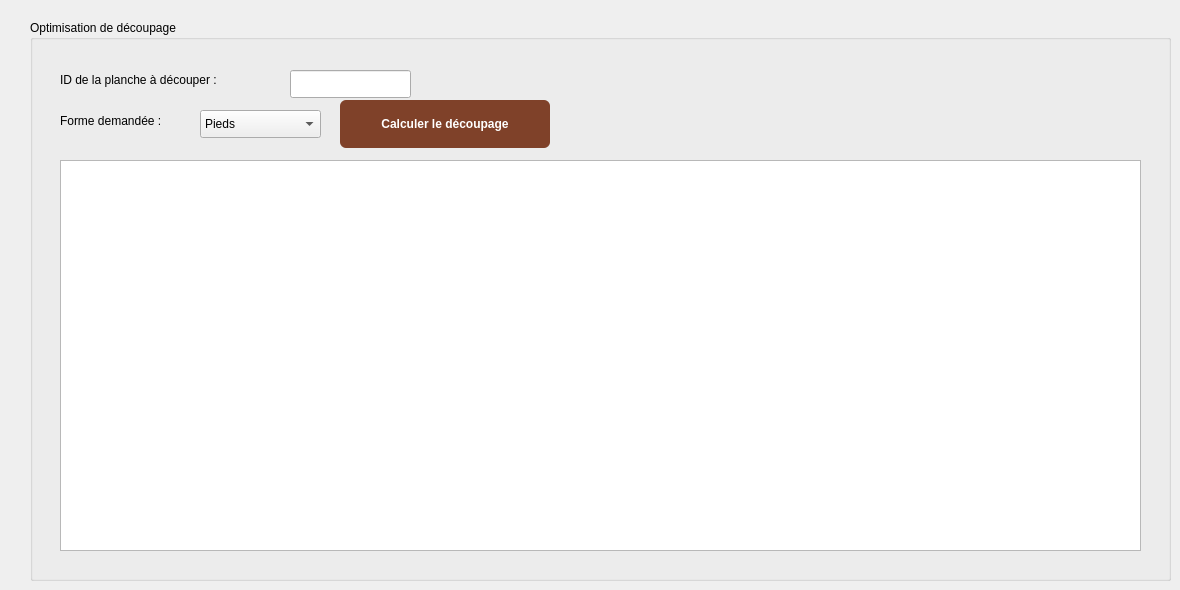
      <widget class="QWidget" name="tab_optimisatione_7">
       <attribute name="title">
        <string>Optimisation</string>
       </attribute>
       <widget class="QGroupBox" name="groupBox_14">
        <property name="geometry">
         <rect>
          <x>30</x>
          <y>20</y>
          <width>1141</width>
          <height>561</height>
         </rect>
        </property>
        <property name="title">
         <string>Optimisation de découpage</string>
        </property>
        <widget class="QLabel" name="label_long">
         <property name="geometry">
          <rect>
           <x>30</x>
           <y>50</y>
           <width>221</width>
           <height>20</height>
          </rect>
         </property>
         <property name="text">
          <string>ID de la planche à découper :</string>
         </property>
        </widget>
        <widget class="QLineEdit" name="la_id_14">
         <property name="geometry">
          <rect>
           <x>260</x>
           <y>50</y>
           <width>121</width>
           <height>28</height>
          </rect>
         </property>
        </widget>
        <widget class="QLabel" name="label_formedem">
         <property name="geometry">
          <rect>
           <x>30</x>
           <y>90</y>
           <width>131</width>
           <height>21</height>
          </rect>
         </property>
         <property name="text">
          <string>Forme demandée :</string>
         </property>
        </widget>
        <widget class="QComboBox" name="la_forme_7">
         <property name="geometry">
          <rect>
           <x>170</x>
           <y>90</y>
           <width>121</width>
           <height>28</height>
          </rect>
         </property>
         <item>
          <property name="text">
           <string>Pieds</string>
          </property>
         </item>
         <item>
          <property name="text">
           <string>Traverses</string>
          </property>
         </item>
         <item>
          <property name="text">
           <string>Socle</string>
          </property>
         </item>
         <item>
          <property name="text">
           <string>Plateau</string>
          </property>
         </item>
         <item>
          <property name="text">
           <string>Façade</string>
          </property>
         </item>
        </widget>
        <widget class="QPushButton" name="calcul_decoupage_7">
         <property name="geometry">
          <rect>
           <x>310</x>
           <y>80</y>
           <width>210</width>
           <height>48</height>
          </rect>
         </property>
         <property name="styleSheet">
          <string notr="true">background-color: #7F4129; color: #FFFFFF; font-weight: bold; border-radius: 6px;</string>
         </property>
         <property name="text">
          <string>Calculer le découpage</string>
         </property>
        </widget>
        <widget class="QTextEdit" name="la_textEdit_21">
         <property name="geometry">
          <rect>
           <x>30</x>
           <y>140</y>
           <width>1081</width>
           <height>391</height>
          </rect>
         </property>
        </widget>
       </widget>
      </widget>
